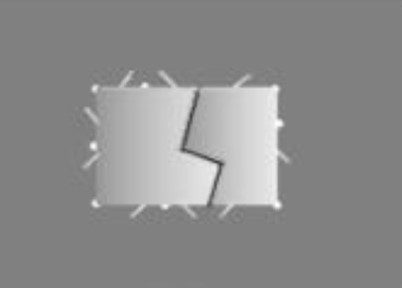
#> input picture hw3/images/gray/4.jpg, 402 x 288 px
$ python 4.py
#> lines starting #> are read from the running program, lines starting #| are printed output that depends on the picture; after the words box and inside, x2 and y2 are one past the last pixel; in counts of white or black regions, pixels touching at a corner belong together
import cv2
import os

export_dir = '../../results/gray'
if not os.path.isdir(export_dir):
    os.makedirs(export_dir)
img = cv2.imread("../../images/gray/4.jpg", cv2.IMREAD_GRAYSCALE)
#> img is the input picture: shape (288, 402); min 63, max 255, mean 140.6

kernel = cv2.getStructuringElement(cv2.MORPH_RECT, (3, 3))
open_img = cv2.morphologyEx(img, cv2.MORPH_OPEN, kernel)
close_img = cv2.morphologyEx(img, cv2.MORPH_CLOSE, kernel)

res1 = img - open_img
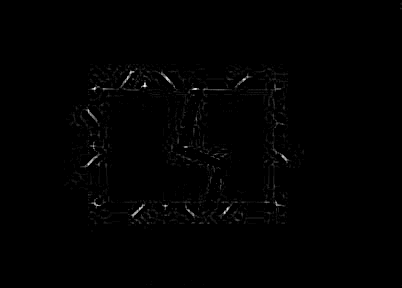
#> res1: shape (288, 402); min 0, max 25, mean 0.1; drawn with min black and max white
res2 = close_img - img

_, bin_res1 = cv2.threshold(res1, 6, 1, cv2.THRESH_BINARY)
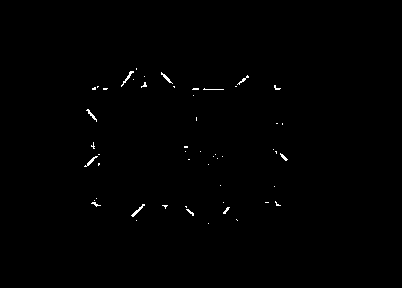
#> bin_res1: shape (288, 402); values 0 (black) and 1 (white), 0.43% white in thin lines or dots, all inside (x1, y1, x2, y2) = (84, 68, 288, 224)
_, bin_res2 = cv2.threshold(res2, 0, 1, cv2.THRESH_BINARY | cv2.THRESH_OTSU)
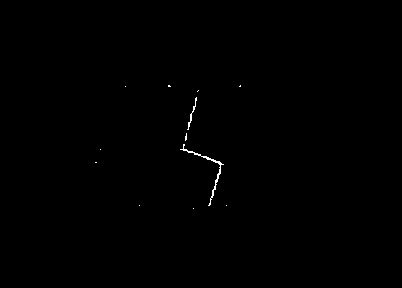
#> bin_res2: shape (288, 402); values 0 (black) and 1 (white), 0.22% white in thin lines or dots, all inside (x1, y1, x2, y2) = (95, 85, 241, 209)

res1_img = bin_res1 * img
res2_img = bin_res2 * 255

cv2.imshow("res1", res1_img)
cv2.waitKey()

cv2.imshow("res2", res2_img)
cv2.waitKey()

cv2.imwrite(os.path.join(export_dir, "4.png"), img)
cv2.imwrite(os.path.join(export_dir, "4_result1.png"), res1_img)
cv2.imwrite(os.path.join(export_dir, "4_result2.png"), res2_img)

$ run again, with hw3/images/gray/3.jpg copied over hw3/images/gray/4.jpg
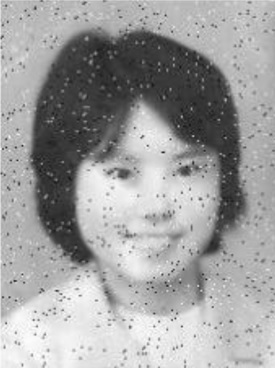
#> input picture hw3/images/gray/3.jpg, 275 x 368 px
#> img is the input picture: shape (368, 275); min 21, max 255, mean 159.2
#> `_, bin_res1 = cv2.threshold(res1, 6, 1, cv2.THRESH_BINARY)`:
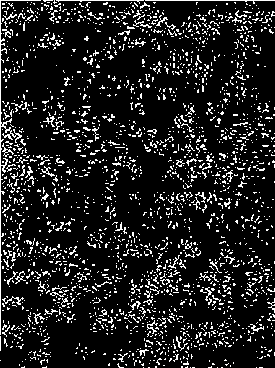
#> bin_res1: shape (368, 275); values 0 (black) and 1 (white), 12.7% white in thin lines or dots
#> bin_res2: shape (368, 275); values 0 (black) and 1 (white), 2.2% white in thin lines or dots
#> `res1_img = bin_res1 * img`:
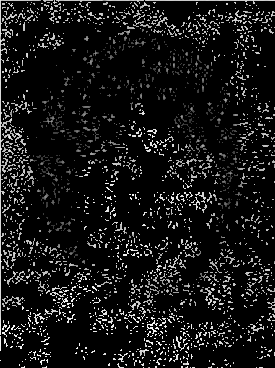
#> res1_img: shape (368, 275); min 0, max 255, mean 22.2
#> res2_img: shape (368, 275); 2.2% white in thin lines or dots
